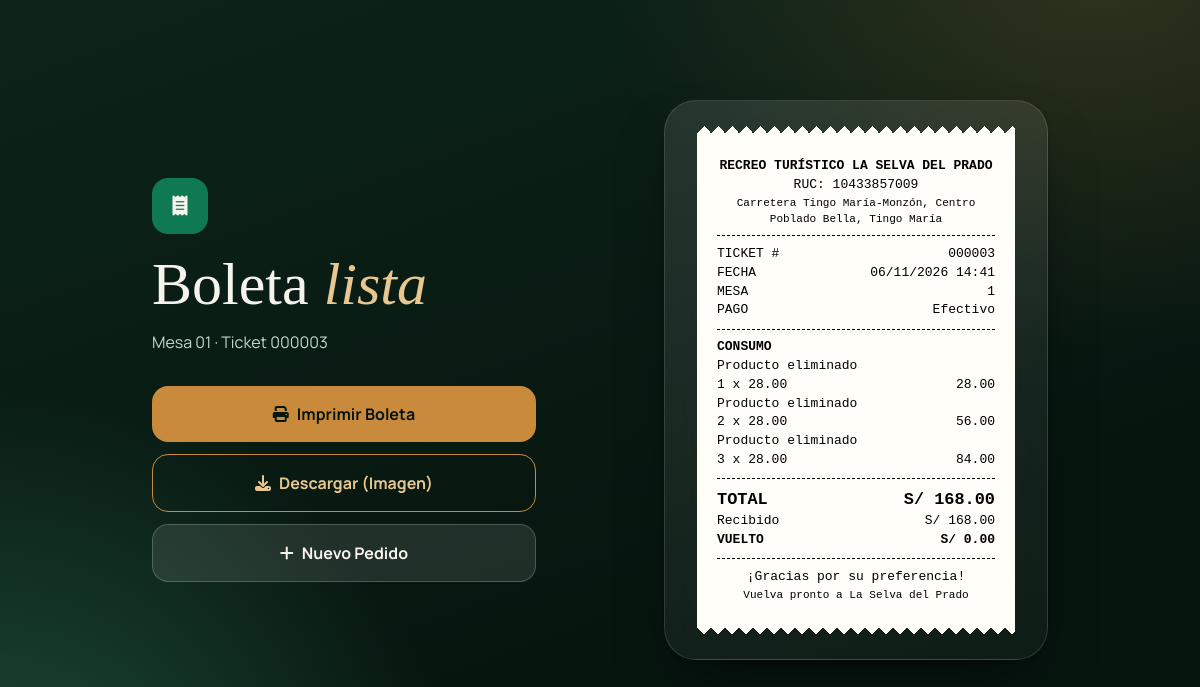
Screenshot of /admin/boleta/3 (signed in) with the database file from the repository.
### models.py (models this page shows)
class Mesa(db.Model):
    id = db.Column(db.Integer, primary_key=True)
    numero = db.Column(db.Integer, unique=True, nullable=False)
    password_hash = db.Column(db.String(255), nullable=False)
    pedidos = db.relationship('Pedido', backref='mesa_asignada', lazy=True)

class Pedido(db.Model):
    id = db.Column(db.Integer, primary_key=True)
    mesa_id = db.Column(db.Integer, db.ForeignKey('mesa.id'), nullable=False)
    estado = db.Column(db.String(50), default='Pendiente')
    total = db.Column(db.Float, default=0.0)
    fecha_hora = db.Column(db.DateTime, default=obtener_hora_peru)
    metodo_pago = db.Column(db.String(50), nullable=True)
    monto_recibido = db.Column(db.Float, default=0.0)
    vuelto = db.Column(db.Float, default=0.0)
    detalles = db.relationship('DetallePedido', backref='pedido', lazy=True)

class DetallePedido(db.Model):
    id = db.Column(db.Integer, primary_key=True)
    pedido_id = db.Column(db.Integer, db.ForeignKey('pedido.id'), nullable=False)
    plato_id = db.Column(db.Integer, db.ForeignKey('plato.id'), nullable=False)
    cantidad = db.Column(db.Integer, nullable=False)
    precio_unitario = db.Column(db.Float, nullable=False)
    hora_pedido = db.Column(db.DateTime, default=obtener_hora_peru)
    plato = db.relationship('Plato')

### app.py (the view)
@app.route('/admin/boleta/<int:pedido_id>')
def ver_boleta(pedido_id):
    if not session.get('admin_logged_in'):
        return redirect(url_for('admin_login'))
    pedido = Pedido.query.get_or_404(pedido_id)
    return render_template('boleta.html', pedido=pedido)

### templates/boleta.html (shortened to what this page needs)
<!DOCTYPE html>
<html lang="es">
<head>
    {% include '_theme.html' %}
</head>
<body class="selva-bg min-h-screen font-sans antialiased px-4 py-10">
    <main class="entrada max-w-4xl mx-auto grid gap-10 md:grid-cols-[1fr_24rem] md:items-center md:min-h-[85vh]">
        <div class="no-print text-hueso text-center md:text-left">
            <span class="inline-grid place-items-center w-14 h-14 rounded-2xl bg-esmeralda-700 text-xl"><i class="fa-solid fa-receipt" aria-hidden="true"></i></span>
            <h1 class="font-display text-5xl sm:text-6xl leading-none mt-5">Boleta <em class="text-ambar-300">lista</em></h1>
            <p class="text-selva-200 mt-4">Mesa {{ "%02d"|format(pedido.mesa_asignada.numero) }} · Ticket {{ "%06d"|format(pedido.id) }}</p>
            <div class="grid gap-3 mt-8 max-w-sm mx-auto md:mx-0">
                <button type="button" onclick="imprimirBoleta()" class="brillo rounded-2xl bg-ambar-500 text-selva-950 font-bold py-4 hover:bg-ambar-300 focus:outline-none focus-visible:ring-4 focus-visible:ring-hueso"><i class="fa-solid fa-print mr-2" aria-hidden="true"></i>Imprimir Boleta</button>
                <button type="button" onclick="descargarBoleta()" class="rounded-2xl border border-ambar-500 text-ambar-300 font-bold py-4 hover:bg-ambar-500/10 transition focus:outline-none focus-visible:ring-4 focus-visible:ring-ambar-300"><i class="fa-solid fa-download mr-2" aria-hidden="true"></i>Descargar (Imagen)</button>
                <a href="/admin" class="rounded-2xl bg-white/10 border border-white/20 font-bold py-4 text-center hover:bg-white/15 transition focus:outline-none focus-visible:ring-4 focus-visible:ring-ambar-300"><i class="fa-solid fa-plus mr-2" aria-hidden="true"></i>Nuevo Pedido</a>
            </div>
        </div>
        <div id="marco" class="glass rounded-[2rem] p-6 sm:p-8 shadow-alta">
            <article class="ticket px-5 py-6" id="boleta-ticket">
                <div class="t-centro">
                    <p class="t-negrita">RECREO TURÍSTICO LA SELVA DEL PRADO</p>
                    <p>RUC: 10433857009</p>
                    <p class="t-chico">Carretera Tingo María-Monzón, Centro Poblado Bella, Tingo María</p>
                </div>
                <hr class="t-regla">
                <div class="t-fila"><span>TICKET #</span><span>{{ "%06d"|format(pedido.id) }}</span></div>
                <div class="t-fila"><span>FECHA</span><span>{{ pedido.fecha_hora.strftime('%d/%m/%Y %H:%M') }}</span></div>
                <div class="t-fila"><span>MESA</span><span>{{ pedido.mesa_asignada.numero }}</span></div>
                <div class="t-fila"><span>PAGO</span><span>{{ pedido.metodo_pago }}</span></div>
                <hr class="t-regla">
                <p class="t-negrita">CONSUMO</p>
                {% for detalle in pedido.detalles %}
                <div>
                    <p>{{ detalle.plato.nombre if detalle.plato else 'Producto eliminado' }}</p>
                    <div class="t-fila"><span>{{ detalle.cantidad }} x {{ "%.2f"|format(detalle.precio_unitario) }}</span><span>{{ "%.2f"|format(detalle.precio_unitario * detalle.cantidad) }}</span></div>
                </div>
                {% endfor %}
                <hr class="t-regla">
                <div class="t-fila t-total"><span>TOTAL</span><span>S/ {{ "%.2f"|format(pedido.total) }}</span></div>
                {% if pedido.metodo_pago == 'Efectivo' and pedido.monto_recibido > 0 %}
                <div class="t-fila"><span>Recibido</span><span>S/ {{ "%.2f"|format(pedido.monto_recibido) }}</span></div>
                <div class="t-fila t-negrita"><span>VUELTO</span><span>S/ {{ "%.2f"|format(pedido.vuelto) }}</span></div>
                {% endif %}
                <hr class="t-regla">
                <p class="t-centro">¡Gracias por su preferencia!</p>
                <p class="t-centro t-chico">Vuelva pronto a La Selva del Prado</p>
            </article>
        </div>
    </main>
</body>
</html>

### templates/_theme.html (style rules this page uses)
html { scroll-behavior: smooth; }
.selva-bg { background-color: #07150f; background-image: radial-gradient(ellipse 60% 70% at 92% -5%, rgba(201,138,60,.2), transparent 70%), radial-gradient(ellipse 55% 80% at 0% 105%, rgba(37,97,72,.75), transparent 70%), linear-gradient(160deg, #0c241a, #07150f 70%); background-attachment: fixed; }
.glass { background: linear-gradient(155deg, rgba(255,255,255,.11), rgba(255,255,255,.035)); border: 1px solid rgba(255,255,255,.13); backdrop-filter: blur(16px); -webkit-backdrop-filter: blur(16px); }
.entrada { animation: entrada .6s cubic-bezier(.2,.7,.2,1) backwards; }
.brillo { position: relative; overflow: hidden; transition: transform .25s, box-shadow .25s, background-color .25s; }
.brillo::after { content: ""; position: absolute; inset: 0 auto 0 -60%; width: 45%; transform: skewX(-20deg); background: linear-gradient(90deg, transparent, rgba(255,255,255,.45), transparent); transition: left .7s ease; }

### templates/boleta.html (style rules this page uses)
.ticket { position: relative; width: 100%; background: #fffef9; color: #000; font-family: "Courier New", Courier, monospace; font-size: 13px; line-height: 1.45; }
.ticket::before, .ticket::after { content: ""; position: absolute; left: 0; right: 0; height: 7px; background-size: 14px 7px; background-repeat: repeat-x; }
.ticket::before { top: -7px; background-image: conic-gradient(from 135deg at top, #fffef9 90deg, transparent 0); }
.ticket::after { bottom: -7px; background-image: conic-gradient(from -45deg at bottom, #fffef9 90deg, transparent 0); }
.ticket p { margin: 0; }
.t-regla { border: 0; border-top: 1px dashed #000; margin: .65em 0; }
.t-fila { display: flex; justify-content: space-between; gap: .75em; }
.t-fila > :last-child { text-align: right; white-space: nowrap; }
.t-centro { text-align: center; }
.t-negrita { font-weight: 700; }
.t-total { font-size: 1.3em; font-weight: 700; }
.t-chico { font-size: .85em; }

### rows the page displays
Mesa: mesa_asignada.numero "01", mesa_asignada.numero "1"
Pedido: id "000003", fecha_hora "06/11/2026 14:41", metodo_pago "Efectivo", total "168.00", monto_recibido "168.00", vuelto "0.00"
DetallePedido: plato "Producto eliminado", cantidad "1", precio_unitario "28.00", detalle.precio_unitario*detalle.cantidad "28.00"
DetallePedido: plato "Producto eliminado", cantidad "2", precio_unitario "28.00", detalle.precio_unitario*detalle.cantidad "56.00"
DetallePedido: plato "Producto eliminado", cantidad "3", precio_unitario "28.00", detalle.precio_unitario*detalle.cantidad "84.00"
